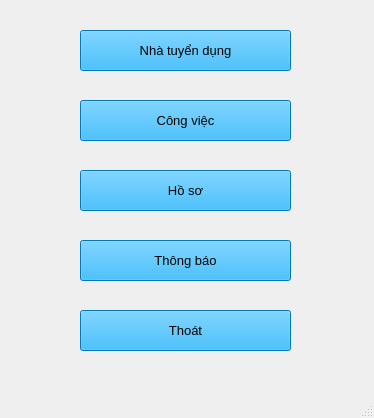
<?xml version="1.0" encoding="UTF-8"?>
<ui version="4.0">
 <class>NguoiTimViec</class>
 <widget class="QMainWindow" name="NguoiTimViec">
  <property name="geometry">
   <rect>
    <x>0</x>
    <y>0</y>
    <width>374</width>
    <height>418</height>
   </rect>
  </property>
  <property name="windowTitle">
   <string>Tìm Việc</string>
  </property>
  <widget class="QWidget" name="centralwidget">
   <widget class="QPushButton" name="bt_listnhatuyendung">
    <property name="geometry">
     <rect>
      <x>80</x>
      <y>30</y>
      <width>211</width>
      <height>41</height>
     </rect>
    </property>
    <property name="font">
     <font>
      <pointsize>10</pointsize>
     </font>
    </property>
    <property name="styleSheet">
     <string notr="true">background-color: rgb(0, 170, 255);</string>
    </property>
    <property name="text">
     <string>Nhà tuyển dụng</string>
    </property>
   </widget>
   <widget class="QPushButton" name="bt_listcongviec">
    <property name="geometry">
     <rect>
      <x>80</x>
      <y>100</y>
      <width>211</width>
      <height>41</height>
     </rect>
    </property>
    <property name="font">
     <font>
      <pointsize>10</pointsize>
     </font>
    </property>
    <property name="styleSheet">
     <string notr="true">background-color: rgb(0, 170, 255);</string>
    </property>
    <property name="text">
     <string>Công việc</string>
    </property>
   </widget>
   <widget class="QPushButton" name="bt_thoat">
    <property name="geometry">
     <rect>
      <x>80</x>
      <y>310</y>
      <width>211</width>
      <height>41</height>
     </rect>
    </property>
    <property name="font">
     <font>
      <pointsize>10</pointsize>
     </font>
    </property>
    <property name="styleSheet">
     <string notr="true">background-color: rgb(0, 170, 255);</string>
    </property>
    <property name="text">
     <string>Thoát</string>
    </property>
   </widget>
   <widget class="QPushButton" name="bt_thongbao">
    <property name="geometry">
     <rect>
      <x>80</x>
      <y>240</y>
      <width>211</width>
      <height>41</height>
     </rect>
    </property>
    <property name="font">
     <font>
      <pointsize>10</pointsize>
     </font>
    </property>
    <property name="styleSheet">
     <string notr="true">background-color: rgb(0, 170, 255);</string>
    </property>
    <property name="text">
     <string>Thông báo</string>
    </property>
   </widget>
   <widget class="QPushButton" name="bt_Hoso">
    <property name="geometry">
     <rect>
      <x>80</x>
      <y>170</y>
      <width>211</width>
      <height>41</height>
     </rect>
    </property>
    <property name="font">
     <font>
      <pointsize>10</pointsize>
     </font>
    </property>
    <property name="styleSheet">
     <string notr="true">background-color: rgb(0, 170, 255);</string>
    </property>
    <property name="text">
     <string>Hồ sơ</string>
    </property>
   </widget>
  </widget>
  <widget class="QMenuBar" name="menubar">
   <property name="geometry">
    <rect>
     <x>0</x>
     <y>0</y>
     <width>374</width>
     <height>26</height>
    </rect>
   </property>
  </widget>
  <widget class="QStatusBar" name="statusbar"/>
 </widget>
 <resources/>
 <connections/>
</ui>
